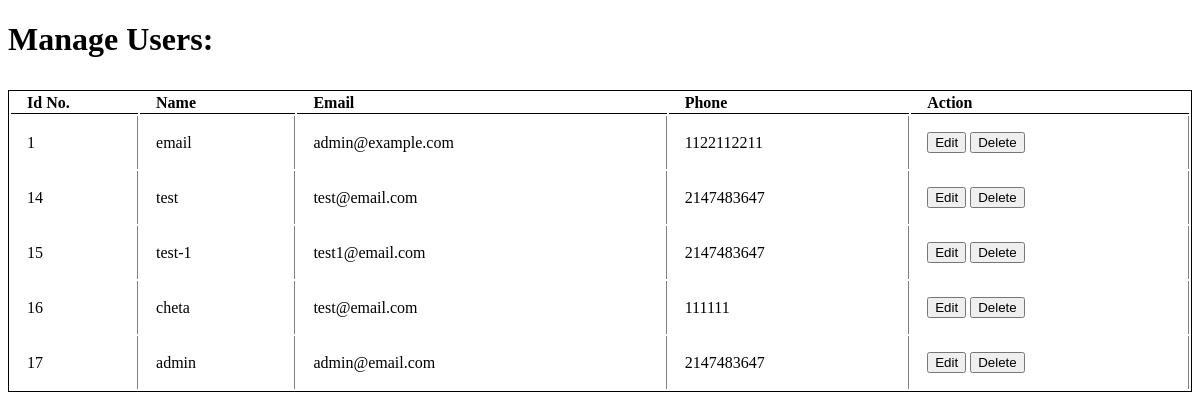
/admin/users.php, run on the app's committed database.
### tables this page shows
CREATE TABLE `users` (
  `id` int(90) NOT NULL,
  `name` varchar(255) NOT NULL,
  `email` varchar(255) NOT NULL,
  `password` varchar(255) NOT NULL,
  `phone` int(90) NOT NULL
);

### admin/users.php (the view, shortened to what this page needs)
<?php
include('../database/connection.php');
?>
<!DOCTYPE html>
<html lang="en">
<head>
</head>
<body>
    <h1>Manage Users: </h1>
    <form action="">
        <table>
            <thead>
                <tr>
                    <th>Id No.</th>
                    <th>Name</th>
                    <th>Email</th>
                    <th>Phone</th>
                    <th>Action</th>
                </tr>
            </thead>
            <tbody>
                <?php
                $sql = "SELECT * FROM users";
                $res = $conn->query($sql);
                $count = $res->num_rows;
                if ($count > 0) {
                    while ($fetch = $res->fetch_assoc()) {
                        $id = $fetch['id'];
                        $name = $fetch['name'];
                        $email = $fetch['email'];
                        $phone = $fetch['phone'];
                        echo <<<users
                                <tr>
                                    <td>$id</td>
                                    <td>$name</td>
                                    <td>$email</td>
                                    <td>$phone</td>
                                    <td><button>Edit</button>&nbsp;<button>Delete</button></td>
                                </tr>
                            users;
                    }
                } else {
                    echo "no record found";
                }
                ?>
            </tbody>
        </table>
    </form>
</body>
</html>

### admin/users.php (style rules this page uses)
th { border-bottom: 1px solid black; text-align: left; padding-left: 1rem; }
table { width: 100%; margin: auto; border: 1px solid black; margin-top: 2rem; }
td { border-right: 1px solid grey; width: auto; padding: 1rem; }

### data on the page
users: id "1", name "email", email "admin@example.com", phone "1122112211"
users: id "14", name "test", email "test@email.com", phone "2147483647"
users: id "15", name "test-1", email "test1@email.com", phone "2147483647"
users: id "16", name "cheta", email "test@email.com", phone "111111"
users: id "17", name "admin", email "admin@email.com", phone "2147483647"
